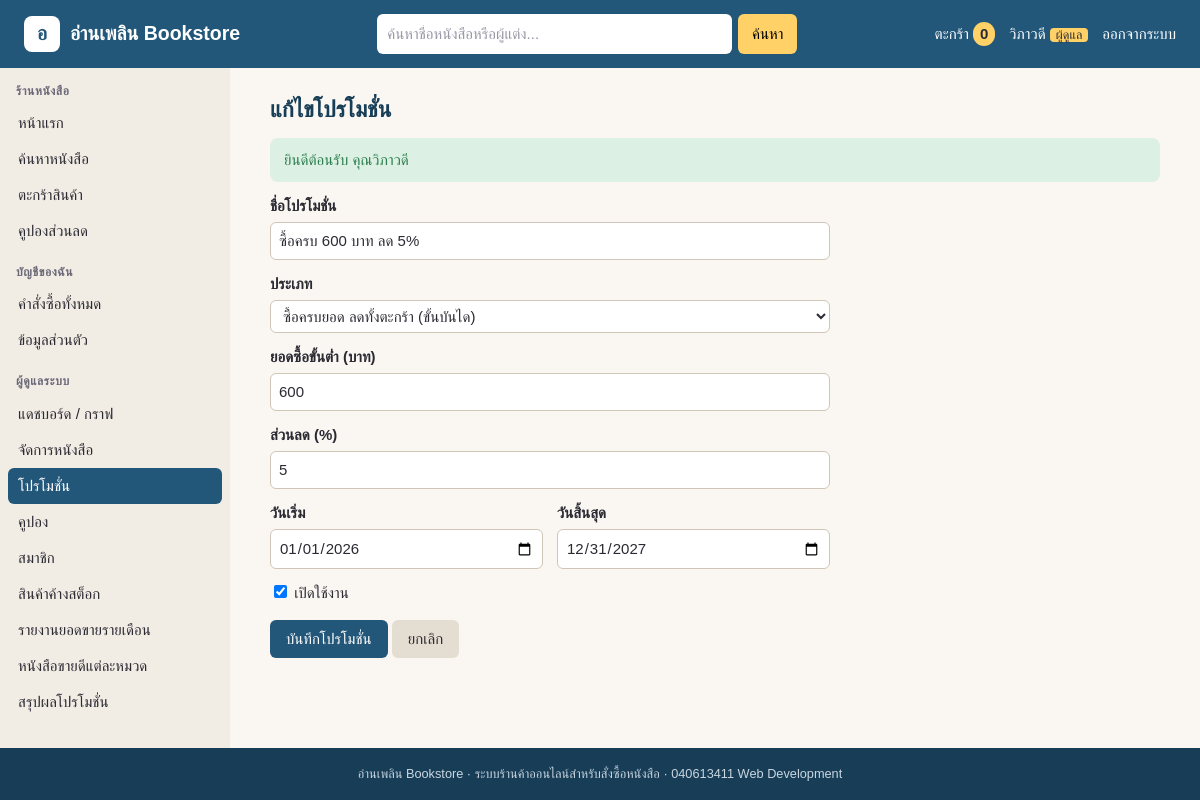
Screenshot of /bookshop/promotion-form.php?promo_id=1 (signed in) with the database file from the repository.
### tables this page shows
CREATE TABLE promotion (
  promo_id          INT AUTO_INCREMENT PRIMARY KEY,
  promo_name        VARCHAR(150) NOT NULL,
  promo_type        ENUM('tier','seasonal','clearance') NOT NULL,
  discount_percent  DECIMAL(5,2) NOT NULL,
  min_spend         DECIMAL(10,2) NULL,
  category_id       INT NULL,
  min_days_in_stock INT NULL,
  max_stock         INT NULL,
  start_date        DATE NOT NULL,
  end_date          DATE NOT NULL,
  is_active         TINYINT(1) NOT NULL DEFAULT 1,
  FOREIGN KEY (category_id) REFERENCES category(category_id)
);

### bookshop/functions.php (called while the page is built, shortened)
<?php
function blank_num($value) {
    return $value === null || $value === "" ? "" : $value + 0;
}
function cart_get($pdo) {
    $stmt = $pdo->prepare("SELECT book_id, quantity FROM cart_item WHERE member_id = ? ORDER BY added_at");
    $stmt->bindParam(1, $_SESSION["member_id"]);
    $stmt->execute();
    $cart = [];
    while ($row = $stmt->fetch())
        $cart[$row["book_id"]] = $row["quantity"];
    return $cart;
}
?>

### bookshop/promotion-form.php (the view, shortened to what this page needs)
<?php include "connect.php"; ?>
<?php
$promo_id = (int)($_GET["promo_id"] ?? 0);
$row = ["promo_name" => "", "promo_type" => "seasonal", "discount_percent" => "", "min_spend" => "",
        "category_id" => "", "min_days_in_stock" => "", "max_stock" => "",
        "start_date" => date("Y-m-d"), "end_date" => date("Y-m-d", strtotime("+30 days")), "is_active" => 1];
if ($promo_id) {
    $stmt = $pdo->prepare("SELECT * FROM promotion WHERE promo_id = ?");
    $stmt->bindParam(1, $promo_id);
    $stmt->execute();
    $row = $stmt->fetch();
}
include "header.php";
?>
<form class="edit" action="promotion-save.php" method="post">
  <label for="promo_name">ชื่อโปรโมชั่น</label>
  <input type="text" id="promo_name" name="promo_name" required maxlength="150" value="<?=htmlspecialchars($row["promo_name"])?>"
         placeholder="เช่น 11.11 ลดทั้งร้าน 11%">
  <label for="promo_type">ประเภท</label>
  <select id="promo_type" name="promo_type" onchange="showType()">
    <option value="tier"<?=$row["promo_type"] == "tier" ? " selected" : ""?>>ซื้อครบยอด ลดทั้งตะกร้า (ขั้นบันได)</option>
  </select>
  <div id="field-tier">
    <label for="min_spend">ยอดซื้อขั้นต่ำ (บาท)</label>
    <input type="number" id="min_spend" name="min_spend" min="1" step="1" value="<?=blank_num($row["min_spend"])?>">
  </div>
  <label for="discount_percent">ส่วนลด (%)</label>
  <input type="number" id="discount_percent" name="discount_percent" required min="1" max="90" step="0.01" value="<?=blank_num($row["discount_percent"])?>">
  <div class="row-2">
    <div>
      <label for="start_date">วันเริ่ม</label>
      <input type="date" id="start_date" name="start_date" required value="<?=$row["start_date"]?>" onchange="checkDates()">
    </div>
    <div>
      <label for="end_date">วันสิ้นสุด</label>
      <input type="date" id="end_date" name="end_date" required value="<?=$row["end_date"]?>" onchange="checkDates()">
    </div>
  </div>
  <label class="check"><input type="checkbox" name="is_active" value="1"<?=$row["is_active"] ? " checked" : ""?>> เปิดใช้งาน</label>
  <p>
    <input type="submit" value="บันทึกโปรโมชั่น">
    <a class="btn secondary" href="promotions.php">ยกเลิก</a>
  </p>
</form>
<?php include "footer.php"; ?>

### bookshop/style.css (style rules this page uses)
:root { --ink: #2b2a33; --muted: #6b6878; --paper: #faf7f2; --card: #ffffff; --line: #e6dfd4; --brand: #22577a; --brand-dark: #173d57; --brand-soft: #e3eef5; --sale: #c8553d; --good: #2e7d4f; --warn: #b7791f; }
* { box-sizing: border-box; }
html { background: var(--brand-dark); }
body { margin: 0; font-family: "Sarabun", "Leelawadee UI", Tahoma, sans-serif; font-size: 15px; line-height: 1.6; color: var(--ink); background: var(--paper); display: flex; flex-flow: column; min-height: 100vh; }
a { color: var(--brand); }
.row-2 { display: grid; grid-template-columns: 1fr; gap: 0 14px; }
form.filter input:not([type="submit"]):not([type="checkbox"]), form.filter select, form.edit input:not([type="submit"]):not([type="checkbox"]):not([type="file"]), form.edit select, form.edit textarea, .inline-form input[type="text"], .inline-form input[type="number"], .checkout textarea { padding: 6px 8px; border: 1px solid #cfc6b8; border-radius: 6px; font: inherit; color: var(--ink); background: #fff; }
.btn, button.btn, input[type="submit"] { display: inline-block; padding: 7px 16px; border: 0; border-radius: 6px; background: var(--brand); color: #fff; font: inherit; text-decoration: none; cursor: pointer; }
.btn.secondary { background: #e4ddd1; color: var(--ink); }
form.edit { max-width: 560px; }
form.edit label { display: block; margin: 12px 0 4px; font-weight: bold; }
form.edit label.check { font-weight: normal; }
form.edit input[type="text"], form.edit input[type="email"], form.edit input[type="password"], form.edit input[type="tel"], form.edit input[type="number"], form.edit input[type="date"], form.edit select, form.edit textarea { width: 100%; }
@media only screen and (min-width: 768px) { .row-2 { grid-template-columns: 1fr 1fr; } }

### rows the page displays
promotion: promo_name "ซื้อครบ 600 บาท ลด 5%", promo_type "ซื้อครบยอด ลดทั้งตะกร้า (ขั้นบันได)", min_spend "600", discount_percent "5", start_date "01/01/2026", end_date "12/31/2027", is_active "☑"

### other values shown
$shop_name "อ่านเพลิน Bookstore"
cart_count($pdo) "0"
$_SESSION["first_name"] "วิภาวดี"
$group "ร้านหนังสือ"
$label "หน้าแรก"
$label "ค้นหาหนังสือ"
$label "ตะกร้าสินค้า"
$label "คูปองส่วนลด"
$group "บัญชีของฉัน"
$label "คำสั่งซื้อทั้งหมด"
$label "ข้อมูลส่วนตัว"
$group "ผู้ดูแลระบบ"
$label "แดชบอร์ด / กราฟ"
$label "จัดการหนังสือ"
$label "โปรโมชั่น"
